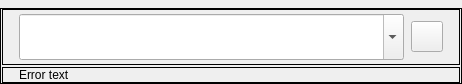
<?xml version="1.0" encoding="UTF-8"?>
<ui version="4.0">
 <class>ComboWidget</class>
 <widget class="QWidget" name="ComboWidget">
  <property name="geometry">
   <rect>
    <x>0</x>
    <y>0</y>
    <width>462</width>
    <height>84</height>
   </rect>
  </property>
  <property name="sizePolicy">
   <sizepolicy hsizetype="Preferred" vsizetype="Maximum">
    <horstretch>0</horstretch>
    <verstretch>0</verstretch>
   </sizepolicy>
  </property>
  <property name="minimumSize">
   <size>
    <width>0</width>
    <height>84</height>
   </size>
  </property>
  <layout class="QVBoxLayout" name="verticalLayout">
   <property name="spacing">
    <number>0</number>
   </property>
   <property name="leftMargin">
    <number>0</number>
   </property>
   <property name="topMargin">
    <number>8</number>
   </property>
   <property name="rightMargin">
    <number>0</number>
   </property>
   <property name="bottomMargin">
    <number>0</number>
   </property>
   <item>
    <widget class="QFrame" name="mainFrame">
     <property name="frameShape">
      <enum>QFrame::Shape::Box</enum>
     </property>
     <layout class="QVBoxLayout" name="vLayoutMain">
      <property name="spacing">
       <number>4</number>
      </property>
      <property name="leftMargin">
       <number>1</number>
      </property>
      <property name="topMargin">
       <number>0</number>
      </property>
      <property name="rightMargin">
       <number>1</number>
      </property>
      <property name="bottomMargin">
       <number>0</number>
      </property>
      <item>
       <widget class="QFrame" name="inputFrame">
        <property name="sizePolicy">
         <sizepolicy hsizetype="Preferred" vsizetype="Fixed">
          <horstretch>0</horstretch>
          <verstretch>0</verstretch>
         </sizepolicy>
        </property>
        <property name="minimumSize">
         <size>
          <width>0</width>
          <height>56</height>
         </size>
        </property>
        <property name="maximumSize">
         <size>
          <width>16777215</width>
          <height>56</height>
         </size>
        </property>
        <property name="frameShape">
         <enum>QFrame::Shape::Box</enum>
        </property>
        <layout class="QHBoxLayout" name="hLayoutInput">
         <property name="spacing">
          <number>7</number>
         </property>
         <property name="leftMargin">
          <number>16</number>
         </property>
         <property name="topMargin">
          <number>4</number>
         </property>
         <property name="rightMargin">
          <number>16</number>
         </property>
         <property name="bottomMargin">
          <number>4</number>
         </property>
         <item>
          <widget class="QComboBox" name="comboBox">
           <property name="sizePolicy">
            <sizepolicy hsizetype="Preferred" vsizetype="Preferred">
             <horstretch>0</horstretch>
             <verstretch>0</verstretch>
            </sizepolicy>
           </property>
           <property name="editable">
            <bool>true</bool>
           </property>
          </widget>
         </item>
         <item>
          <widget class="QToolButton" name="arrowButton">
           <property name="minimumSize">
            <size>
             <width>26</width>
             <height>26</height>
            </size>
           </property>
           <property name="text">
            <string/>
           </property>
           <property name="iconSize">
            <size>
             <width>24</width>
             <height>24</height>
            </size>
           </property>
          </widget>
         </item>
        </layout>
       </widget>
      </item>
      <item>
       <widget class="QFrame" name="errorFrame">
        <property name="frameShape">
         <enum>QFrame::Shape::Box</enum>
        </property>
        <layout class="QVBoxLayout" name="vLayoutError">
         <property name="leftMargin">
          <number>16</number>
         </property>
         <property name="topMargin">
          <number>0</number>
         </property>
         <property name="rightMargin">
          <number>16</number>
         </property>
         <property name="bottomMargin">
          <number>0</number>
         </property>
         <item>
          <widget class="QLabel" name="errorLabel">
           <property name="text">
            <string>Error text</string>
           </property>
           <property name="indent">
            <number>0</number>
           </property>
          </widget>
         </item>
        </layout>
       </widget>
      </item>
     </layout>
    </widget>
   </item>
  </layout>
 </widget>
 <resources/>
 <connections/>
</ui>
